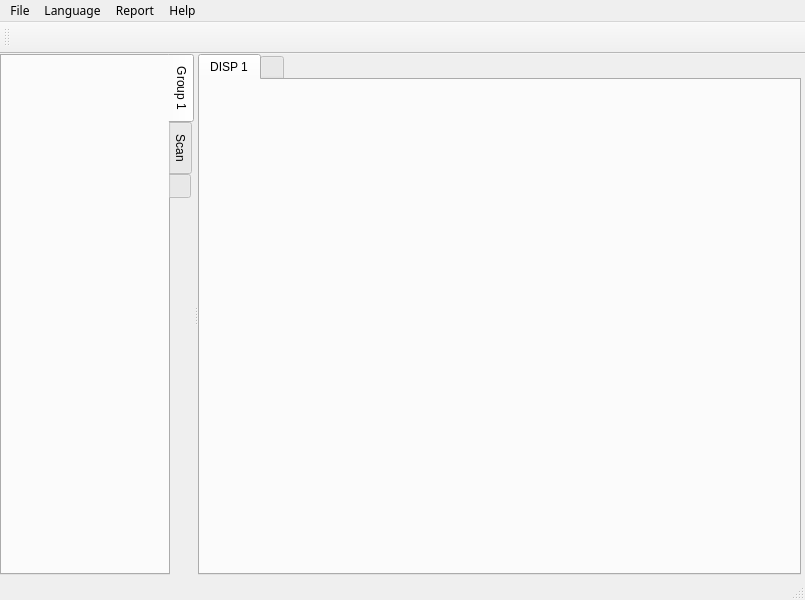
<?xml version="1.0" encoding="UTF-8"?>
<ui version="4.0">
 <class>MainWindow</class>
 <widget class="QMainWindow" name="MainWindow">
  <property name="geometry">
   <rect>
    <x>0</x>
    <y>0</y>
    <width>805</width>
    <height>600</height>
   </rect>
  </property>
  <property name="font">
   <font>
    <family>新宋体</family>
    <weight>50</weight>
    <bold>false</bold>
    <stylestrategy>PreferAntialias</stylestrategy>
   </font>
  </property>
  <property name="windowTitle">
   <string>Doppler V1.1.1</string>
  </property>
  <property name="windowIcon">
   <iconset resource="../res.qrc">
    <normaloff>:/icon/Main/resource/Main/0-01.png</normaloff>:/icon/Main/resource/Main/0-01.png</iconset>
  </property>
  <widget class="QWidget" name="centralwidget">
   <widget class="QSplitter" name="splitter">
    <property name="geometry">
     <rect>
      <x>0</x>
      <y>0</y>
      <width>801</width>
      <height>521</height>
     </rect>
    </property>
    <property name="orientation">
     <enum>Qt::Horizontal</enum>
    </property>
    <widget class="PoppingTabWidget" name="TabWidgetLeft">
     <property name="sizePolicy">
      <sizepolicy hsizetype="Expanding" vsizetype="Expanding">
       <horstretch>0</horstretch>
       <verstretch>0</verstretch>
      </sizepolicy>
     </property>
     <property name="minimumSize">
      <size>
       <width>0</width>
       <height>0</height>
      </size>
     </property>
     <property name="font">
      <font>
       <family>Arial</family>
       <pointsize>9</pointsize>
       <weight>50</weight>
       <italic>false</italic>
       <bold>false</bold>
       <kerning>true</kerning>
      </font>
     </property>
     <property name="autoFillBackground">
      <bool>true</bool>
     </property>
     <property name="tabPosition">
      <enum>QTabWidget::East</enum>
     </property>
     <property name="tabShape">
      <enum>QTabWidget::Rounded</enum>
     </property>
     <property name="currentIndex">
      <number>0</number>
     </property>
     <property name="iconSize">
      <size>
       <width>16</width>
       <height>16</height>
      </size>
     </property>
     <property name="tabsClosable">
      <bool>false</bool>
     </property>
     <widget class="DopplerGroupTab" name="Group1">
      <attribute name="icon">
       <iconset resource="../res.qrc">
        <normaloff>:/icon/notebook/resource/notebook/0-27.png</normaloff>:/icon/notebook/resource/notebook/0-27.png</iconset>
      </attribute>
      <attribute name="title">
       <string>Group 1</string>
      </attribute>
     </widget>
     <widget class="InstrumentSettingWidget" name="ScanHardware">
      <attribute name="icon">
       <iconset resource="../res.qrc">
        <normaloff>:/icon/notebook/resource/notebook/0-28.png</normaloff>:/icon/notebook/resource/notebook/0-28.png</iconset>
      </attribute>
      <attribute name="title">
       <string>Scan</string>
      </attribute>
     </widget>
     <widget class="QWidget" name="GroupAdd">
      <attribute name="icon">
       <iconset resource="../res.qrc">
        <normaloff>:/icon/notebook/resource/notebook/0-36.png</normaloff>:/icon/notebook/resource/notebook/0-36.png</iconset>
      </attribute>
      <attribute name="title">
       <string/>
      </attribute>
     </widget>
    </widget>
    <widget class="PoppingTabWidget" name="TabWidgetRight">
     <property name="baseSize">
      <size>
       <width>16</width>
       <height>16</height>
      </size>
     </property>
     <property name="font">
      <font>
       <family>Arial</family>
       <pointsize>9</pointsize>
       <weight>50</weight>
       <italic>false</italic>
       <bold>false</bold>
      </font>
     </property>
     <property name="autoFillBackground">
      <bool>false</bool>
     </property>
     <property name="tabShape">
      <enum>QTabWidget::Rounded</enum>
     </property>
     <property name="currentIndex">
      <number>0</number>
     </property>
     <property name="iconSize">
      <size>
       <width>16</width>
       <height>16</height>
      </size>
     </property>
     <property name="elideMode">
      <enum>Qt::ElideLeft</enum>
     </property>
     <property name="tabsClosable">
      <bool>false</bool>
     </property>
     <widget class="DopplerViewFrame" name="Display1">
      <property name="autoFillBackground">
       <bool>false</bool>
      </property>
      <attribute name="title">
       <string>DISP 1</string>
      </attribute>
     </widget>
     <widget class="QWidget" name="AddDisplay">
      <attribute name="icon">
       <iconset resource="../res.qrc">
        <normaloff>:/icon/notebook/resource/notebook/0-36.png</normaloff>:/icon/notebook/resource/notebook/0-36.png</iconset>
      </attribute>
      <attribute name="title">
       <string/>
      </attribute>
     </widget>
    </widget>
   </widget>
  </widget>
  <widget class="QMenuBar" name="menubar">
   <property name="geometry">
    <rect>
     <x>0</x>
     <y>0</y>
     <width>805</width>
     <height>23</height>
    </rect>
   </property>
   <property name="autoFillBackground">
    <bool>true</bool>
   </property>
   <widget class="QMenu" name="menuFile">
    <property name="title">
     <string>File</string>
    </property>
    <addaction name="actionNew_Config"/>
    <addaction name="actionOpen"/>
    <addaction name="separator"/>
    <addaction name="actionSave"/>
    <addaction name="actionClose"/>
    <addaction name="separator"/>
    <addaction name="actionClose_2"/>
   </widget>
   <widget class="QMenu" name="menuLanguage">
    <property name="title">
     <string>Language</string>
    </property>
    <addaction name="actionEnglish"/>
    <addaction name="action_2"/>
    <addaction name="action_3"/>
    <addaction name="action_4"/>
   </widget>
   <widget class="QMenu" name="menuAbout">
    <property name="title">
     <string>Help</string>
    </property>
    <addaction name="actionMenu"/>
    <addaction name="actionAbout"/>
   </widget>
   <widget class="QMenu" name="menuReport">
    <property name="title">
     <string>Report</string>
    </property>
    <addaction name="actionReport_Format"/>
    <addaction name="actionReport_PreView"/>
    <addaction name="actionSave_2"/>
   </widget>
   <addaction name="menuFile"/>
   <addaction name="menuLanguage"/>
   <addaction name="menuReport"/>
   <addaction name="menuAbout"/>
  </widget>
  <widget class="QStatusBar" name="statusbar">
   <property name="autoFillBackground">
    <bool>true</bool>
   </property>
  </widget>
  <widget class="QToolBar" name="toolBar">
   <property name="minimumSize">
    <size>
     <width>0</width>
     <height>32</height>
    </size>
   </property>
   <property name="windowTitle">
    <string>toolBar</string>
   </property>
   <attribute name="toolBarArea">
    <enum>TopToolBarArea</enum>
   </attribute>
   <attribute name="toolBarBreak">
    <bool>false</bool>
   </attribute>
  </widget>
  <action name="actionNew_Config">
   <property name="text">
    <string>New Configure</string>
   </property>
  </action>
  <action name="actionOpen">
   <property name="text">
    <string>Open Configure</string>
   </property>
  </action>
  <action name="actionSave">
   <property name="text">
    <string>Save Configure</string>
   </property>
  </action>
  <action name="actionClose">
   <property name="text">
    <string>Close File</string>
   </property>
  </action>
  <action name="actionOpen_Scan_Data">
   <property name="text">
    <string>Open Scan Data</string>
   </property>
  </action>
  <action name="actionClose_2">
   <property name="text">
    <string>Close</string>
   </property>
  </action>
  <action name="actionEnglish">
   <property name="text">
    <string>English</string>
   </property>
  </action>
  <action name="action_2">
   <property name="text">
    <string>中文</string>
   </property>
  </action>
  <action name="action_3">
   <property name="text">
    <string>日语</string>
   </property>
  </action>
  <action name="action_4">
   <property name="text">
    <string>韩语</string>
   </property>
  </action>
  <action name="actionMenu">
   <property name="text">
    <string>Help</string>
   </property>
  </action>
  <action name="actionAbout">
   <property name="text">
    <string>About</string>
   </property>
  </action>
  <action name="actionReport_Format">
   <property name="text">
    <string>Report Format</string>
   </property>
  </action>
  <action name="actionReport_PreView">
   <property name="text">
    <string>Report PreView</string>
   </property>
  </action>
  <action name="actionSave_2">
   <property name="text">
    <string>Save </string>
   </property>
  </action>
 </widget>
 <customwidgets>
  <customwidget>
   <class>PoppingTabWidget</class>
   <extends>QTabWidget</extends>
   <header location="global">ui/PoppingTabWidget.h</header>
   <container>1</container>
  </customwidget>
  <customwidget>
   <class>DopplerGroupTab</class>
   <extends>QWidget</extends>
   <header location="global">ui/DopplerGroupTab.h</header>
   <container>1</container>
  </customwidget>
  <customwidget>
   <class>DopplerViewFrame</class>
   <extends>QWidget</extends>
   <header location="global">ui/DopplerViewFrame.h</header>
   <container>1</container>
  </customwidget>
  <customwidget>
   <class>InstrumentSettingWidget</class>
   <extends>QWidget</extends>
   <header location="global">ui/InstrumentSettingWidget.h</header>
   <container>1</container>
  </customwidget>
 </customwidgets>
 <resources>
  <include location="../res.qrc"/>
 </resources>
 <connections/>
</ui>
